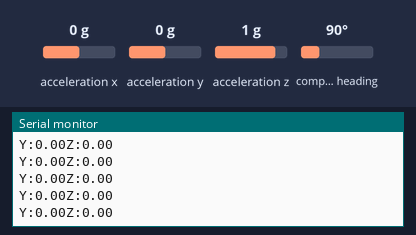
The sketch below on a simulated Arduino Uno, built with avr-gcc and run on an emulated ATmega328P. Parts: the last lines printed to the serial monitor. The inputs (shaded band) are chosen by the test bench; at power-on: acceleration x 0 g, acceleration y 0 g, acceleration z 1 g, compass heading 90°.

Above: at 1.2 s.
1.3 s: acceleration x set to -1.4 g
At 2.3 s:
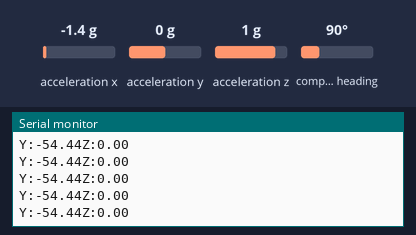
4.3 s: acceleration y set to -1.4 g
At 5.3 s:
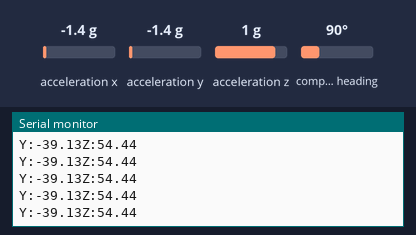
5.8 s: acceleration x set to 0.8 g
At 6.8 s:
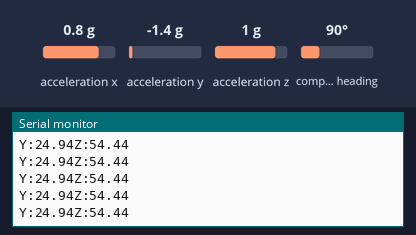
8.8 s: acceleration z set to -1.4 g
At 9.9 s:
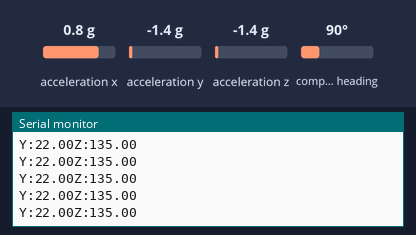
Timing chart, 0 to 11.3 s (numbered marks = the images above; inputs shaded):
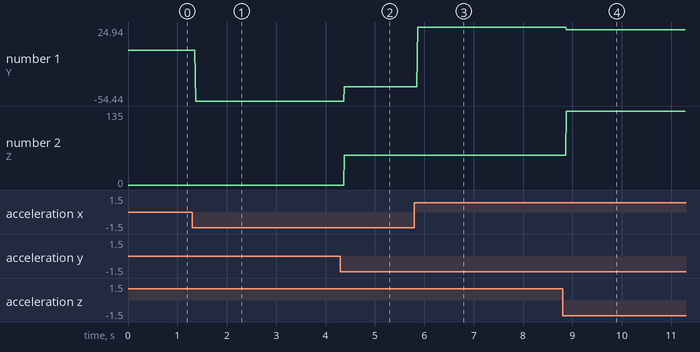

Measured:
- after the input at 1.3 s, the serial monitor: prints a new line after 0.07 s (image 1)
- after the input at 4.3 s, the serial monitor: prints a new line after 0.08 s (image 2)
- after the input at 5.8 s, the serial monitor: prints a new line after 0.07 s (image 3)
- after the input at 8.8 s, the serial monitor: prints a new line after 0.08 s (image 4)
- plotted number 1: 0 → -54.44 after the input at 1.3 s, -54.44 → -39.13 after the input at 4.3 s, -39.13 → 24.94 after the input at 5.8 s, 24.94 → 22 after the input at 8.8 s
- plotted number 2: 0 → 54.44 after the input at 4.3 s, 54.44 → 135 after the input at 8.8 s

The sketch:

gyrotest2.ino
```cpp
//include libraries for BNO055
#include <Wire.h>
#include <Adafruit_Sensor.h>
#include <Adafruit_BNO055.h>
#include <utility/imumaths.h>

//Two BNO gyroscopes communicating through I2C
//one sensor of them has ADR connected to 3 volts to change the default address
Adafruit_BNO055 bno = Adafruit_BNO055(55);

float gy1y=0;
float gy1z=0;


void setup() {
  // put your setup code here, to run once:
Serial.begin(9600);

if(!bno.begin())
  {
    /* There was a problem detecting the BNO055 ... check your connections */
    Serial.print("Ooops, no BNO055 detected ... Check your wiring or I2C ADDR!");
    while(1);
  }

    bno.setExtCrystalUse(true);
}


void loop() {
  // put your main code here, to run repeatedly:
  sensors_event_t event;
 bno.getEvent(&event);

 gy1y=event.orientation.y;
 gy1z=event.orientation.z;

 Serial.print("Y:");
 Serial.print(gy1y);
 Serial.print("Z:");
 Serial.println(gy1z);

}
```
